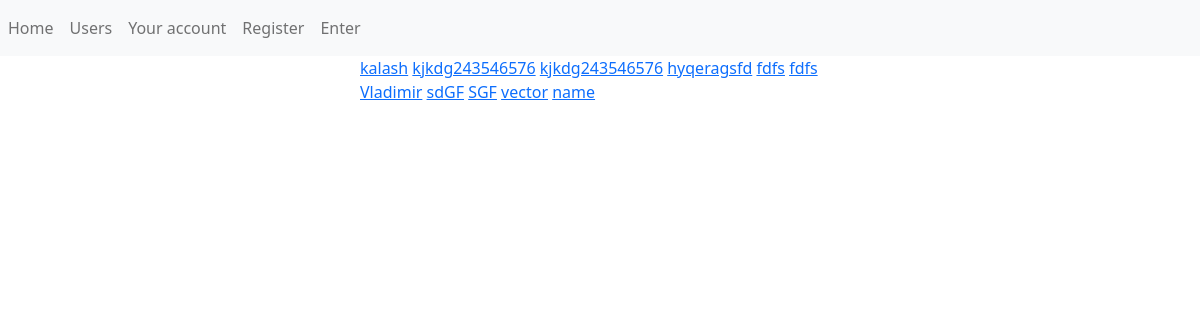
Before: /users/ with the older database file.
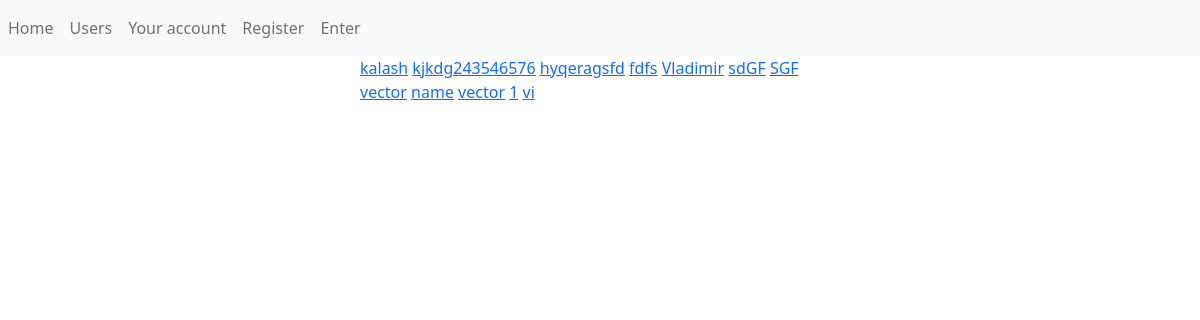
After: the same page with the newer database file.
### users/models.py (models this page shows, shortened)
class User(models.Model):
    max_password_len = 123
    max_name_len = 20
    name = models.CharField(max_length=max_name_len)
    password = models.CharField(max_length=max_password_len, blank=True)
    hashed_password = models.IntegerField()
    def get_absolute_url(self):
        return reverse('user_page', kwargs={'user_id': self.pk})

### users/views.py (the view)
# urls.py: path('', main_page, name='users'),
def main_page(request):
    return render(request, 'users/main_page.html')

### users/templatetags/users_tags.py (called while the page is built)
@register.simple_tag()
def get_all_users():
    return User.objects.all()

### users/templates/users/main_page.html
{% extends "base.html" %}
{% load users_tags %}
{% block content %}
    {% get_all_users as users %}
    {% for user in users %}
        <a href="{{ user.get_absolute_url }}">{{ user.name }}</a>
    {% endfor %}
{% endblock %}

Changed rows visible on the page:
removed User: name "kjkdg243546576"
removed User: name "fdfs"
added User: name "vector"
added User: name "1"
added User: name "vi"
